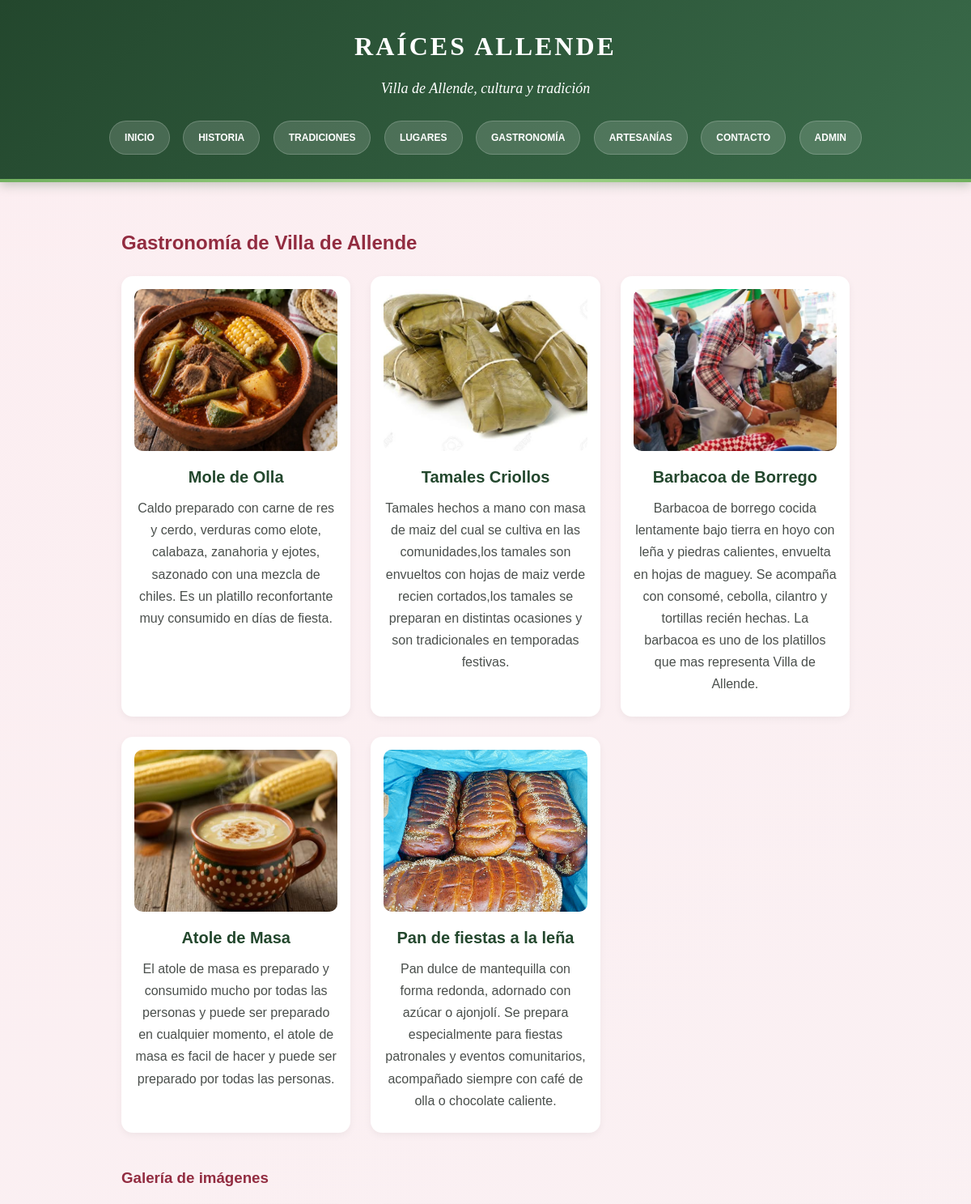
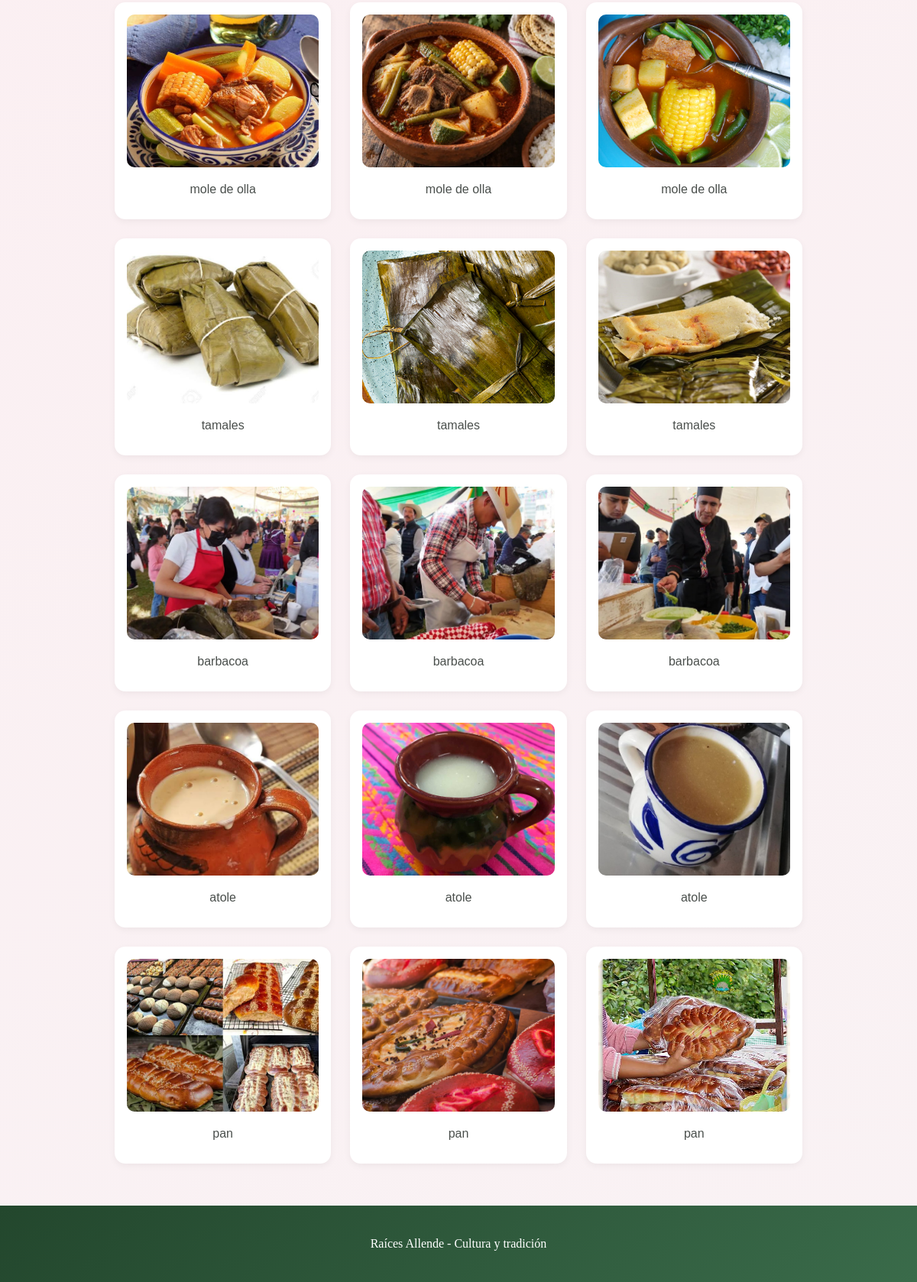
Page /gastronomia/ on the committed database (2 pictures, top to bottom).
### principal/models.py (models this page shows, shortened)
class Gastronomia(models.Model):
    nombre = models.CharField(max_length=200)
    descripcion = models.TextField()
    imagen = models.ImageField(upload_to="gastronomia/", blank=True)

class Galeria(models.Model):
    seccion = models.CharField(max_length=50, choices=[
        ('lugares', 'Lugares Turísticos'),
        ('gastronomia', 'Gastronomía'),
        ('tradiciones', 'Tradiciones'),
        ('artesanias', 'Artesanías'),
    ])
    elemento_id = models.IntegerField(null=True,blank=True)
    imagen = models.ImageField(upload_to="galeria/")
    titulo = models.CharField(max_length=200, blank=True)

### principal/views.py (the view)
# urls.py: path('gastronomia/', views.gastronomia, name='gastronomia'),
def gastronomia(request):
    lista = Gastronomia.objects.all()
    galeria = Galeria.objects.filter(seccion='gastronomia')
    contexto = {
        "titulo": "Gastronomía",
        "elementos": lista,
        "galeria_seccion": galeria
    }
    return render(request, 'principal/gastronomia.html', contexto)

### principal/templates/principal/gastronomia.html (shortened to what this page needs)
{% extends "principal/base.html" %}
{% block contenido %}
<h2>Gastronomía de Villa de Allende</h2>
<div class="tarjetas">
    {% for item in elementos %}
    <article class="tarjeta">
        {% if item.imagen %}
        <img src="{{ item.imagen.url }}" alt="{{ item.nombre }}" class="imagen-tarjeta">
        {% endif %}
        <h3>{{ item.nombre }}</h3>
        <p>{{ item.descripcion }}</p>
    </article>
    {% empty %}
    <p>No hay registros de gastronomía todavía.</p>
    {% endfor %}
</div>
<div style="margin-top: 40px;">
    <h3>Galería de imágenes</h3>
    <div class="tarjetas">
        {% for foto in galeria_seccion %}
        <div class="tarjeta">
            <img src="{{ foto.imagen.url }}" alt="{{ foto.titulo }}" class="imagen-tarjeta foto-galeria" onclick="abrirVisor(this.src, this)">
            {% if foto.titulo %}<p>{{ foto.titulo }}</p>{% endif %}
        </div>
        {% empty %}
        <p>No hay fotos en la galería todavía.</p>
        {% endfor %}
    </div>
</div>
{% endblock %}

### principal/templates/principal/base.html (shortened to what this page needs)
<!DOCTYPE html>
<html lang="es">
<head>
{% load static %}
<link rel="stylesheet" href="{% static 'css/estilos.css' %}">
</head>
<body>
<header>
  <h1>Raíces Allende</h1>
  <p>Villa de Allende, cultura y tradición</p>
  <nav>
    <a href="{% url 'principal:inicio' %}#inicio">Inicio</a>
    <a href="{% url 'principal:inicio' %}#historia">Historia</a>
    <a href="{% url 'principal:inicio' %}#tradiciones">Tradiciones</a>
    <a href="{% url 'principal:inicio' %}#lugares">Lugares</a>
    <a href="{% url 'principal:inicio' %}#gastronomia">Gastronomía</a>
    <a href="{% url 'principal:inicio' %}#artesanias">Artesanías</a>
    <a href="{% url 'principal:contacto' %}">Contacto</a>
    <a href="/admin/">Admin</a>
  </nav>
</header>
<main>
  {% block contenido %}{% endblock %}
</main>
<footer>
  <p>Raíces Allende - Cultura y tradición</p>
</footer>
</body>
</html>

### static/css/estilos.css (style rules this page uses)
body { margin:0; font-family: Verdana, Arial, sans-serif; background: linear-gradient(120deg, #f7f4ee, #fff9f0); color:#2f332e; line-height:1.7; min-height: 100vh; }
header { background: linear-gradient(135deg, #23472d, #3a6b4a); color:white; text-align:center; padding:30px 15px; box-shadow: 0 4px 12px rgba(35,71,45,0.25); position: relative; overflow: hidden; }
header::after { content: ''; position: absolute; bottom: 0; left: 0; width: 100%; height: 4px; background: linear-gradient(90deg, #71b05f, #a4d68c, #71b05f); }
header h1 { margin:0; font-family: Georgia, serif; font-size:32px; letter-spacing:3px; text-transform:uppercase; }
header p { font-family: Georgia, serif; font-style:italic; font-size:18px; margin:10px 0 20px 0; }
nav a { display: inline-block; padding: 10px 18px; margin: 4px 6px; background: rgba(255,255,255,0.15); color: white; border-radius: 25px; text-decoration: none; transition: all 0.3s ease; border: 1px solid rgba(255,255,255,0.2); font-size:12px; font-weight:bold; text-transform:uppercase; }
main { max-width:900px; margin:20px auto; padding:15px; }
.imagen-tarjeta { width: 100%; height: 200px; object-fit: cover; border-radius: 10px; display: block; margin: 0 auto 15px auto; transition: transform 0.4s ease; }
.tarjetas { display: grid; grid-template-columns: repeat(auto-fit, minmax(280px, 1fr)); gap: 25px; }
.tarjeta { text-align: center; padding: 15px; background: #fff; border-radius: 14px; box-shadow: 0 3px 10px rgba(0,0,0,0.05); transition: all 0.35s ease; border: 1px solid transparent; }
.tarjeta h3 { color: #23472d; margin: 12px 0 8px; font-size: 20px; }
.tarjeta p { color: #4a4f4c; margin: 0 0 10px; }
footer { background: linear-gradient(135deg, #23472d, #3a6b4a); color:white; text-align:center; padding:20px; font-family: Georgia, serif; margin-top: 40px; }
body { background: linear-gradient(145deg, #f5f0e8, #faf7f2); }
h2 { color: #5c4033; }
h2::after { background: #b8a88c; }
h3 { color: #5c4033; border-bottom-color: #d9c7b8; }
body { background: linear-gradient(145deg, #fff6e8, #fff9f2); }
h2 { color: #8b4513; }
h2::after { background: #d4a574; }
h3 { color: #8b4513; border-bottom-color: #e8d4bc; }
body { background: linear-gradient(145deg, #eaf6e8, #f7f4ee); }
body { background: linear-gradient(145deg, #fceef1, #f9f2f4); }
h2 { color: #922c40; }
h2::after { background: #d47a8c; }
h3 { color: #922c40; border-bottom-color: #f9e7eb; }
.foto-galeria { cursor: pointer; transition: transform 0.2s ease; }

### rows in the picture
Gastronomia: imagen (picture), nombre "Mole de Olla", descripcion "Caldo preparado con carne de res y cerdo, verduras como elote, calabaza, zanahoria y ejotes, sazonado con una mezcla de chiles. Es un platillo reconfortante muy consumido en días de fiesta."
Gastronomia: imagen (picture), nombre "Tamales Criollos", descripcion "Tamales hechos a mano con masa de maiz del cual se cultiva en las comunidades,los tamales son envueltos con hojas de maiz verde recien cortados,los tamales se preparan en distintas ocasiones y son tradicionales en temporadas festivas."
Gastronomia: imagen (picture), nombre "Barbacoa de Borrego", descripcion "Barbacoa de borrego cocida lentamente bajo tierra en hoyo con leña y piedras calientes, envuelta en hojas de maguey. Se acompaña con consomé, cebolla, cilantro y tortillas recién hechas. La barbacoa es uno de los platillos que mas representa Villa de Allende."
Gastronomia: imagen (picture), nombre "Atole de Masa", descripcion "El atole de masa es preparado y consumido mucho por todas las personas y puede ser preparado en cualquier momento, el atole de masa es facil de hacer y puede ser preparado por todas las personas."
Gastronomia: imagen (picture), nombre "Pan de fiestas a la leña", descripcion "Pan dulce de mantequilla con forma redonda, adornado con azúcar o ajonjolí. Se prepara especialmente para fiestas patronales y eventos comunitarios, acompañado siempre con café de olla o chocolate caliente."
Galeria: imagen (picture), titulo "mole de olla"
Galeria: imagen (picture), titulo "mole de olla"
Galeria: imagen (picture), titulo "mole de olla"
Galeria: imagen (picture), titulo "tamales"
Galeria: imagen (picture), titulo "tamales"
Galeria: imagen (picture), titulo "tamales"
Galeria: imagen (picture), titulo "barbacoa"
Galeria: imagen (picture), titulo "barbacoa"
Galeria: imagen (picture), titulo "barbacoa"
Galeria: imagen (picture), titulo "atole"
Galeria: imagen (picture), titulo "atole"
Galeria: imagen (picture), titulo "atole"
Galeria: imagen (picture), titulo "pan"
Galeria: imagen (picture), titulo "pan"
Galeria: imagen (picture), titulo "pan"
